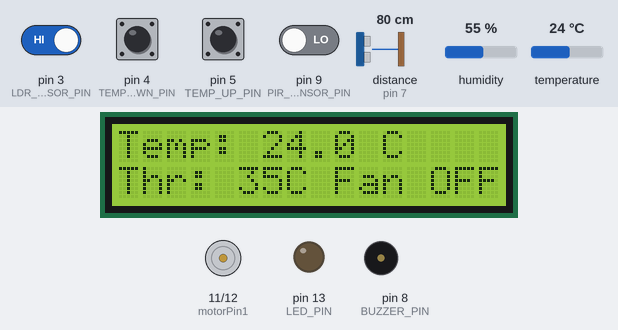
A sketch run on a simulated Arduino Uno, built with avr-gcc and run on an emulated ATmega328P. Parts: 16×2 character LCD, motor-driver pin pairs drawn as motors (green arrow = first pin HIGH = forward, orange = second pin HIGH = backward, longer = more drive, scaled by the enable pin), output pins drawn as LEDs (lit = HIGH), buzzer (waves = sounding, pin HIGH). Inputs (shaded band) come from the test bench; at power-on: pin 3 (LDR_SENSOR_PIN), pin 4 (TEMP_DOWN_PIN), pin 5 (TEMP_UP_PIN) HIGH, pin 9 (PIR_SENSOR_PIN) LOW, temperature 24 °C, distance to the obstacle (sensor on pin 7) 80 cm, humidity 55 %. The echo pulse lasts 58.3 µs per cm; pins used as bus, display or sensor lines are not drawn; what the sketch prints to the serial monitor is not drawn.

Above: at 1.2 s.
1.3 s: pin 9 (PIR_SENSOR_PIN) driven HIGH
At 3.1 s:
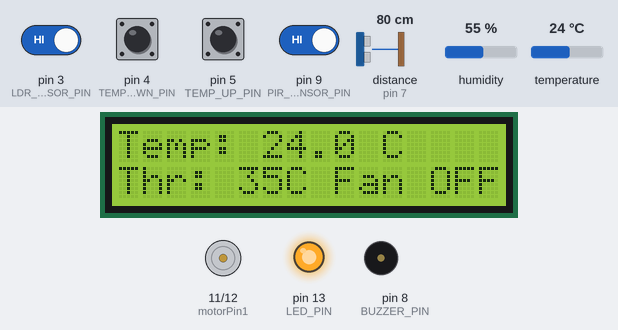
3.6 s: temperature set to 34.2 °C
At 5.1 s:
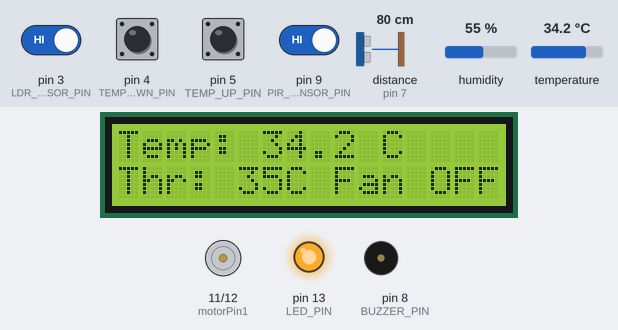
5.7 s: temperature set to 35.7 °C
At 7.1 s:
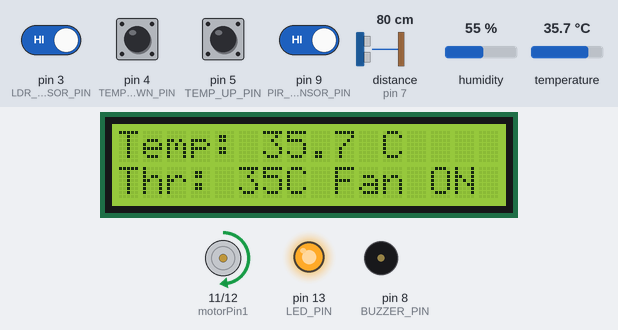
7.8 s: pin 5 (TEMP_UP_PIN) pulled LOW for 1.25 s
At 10.2 s:
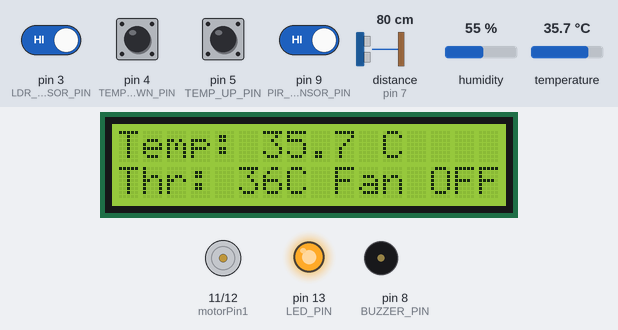
11.1 s: pin 3 (LDR_SENSOR_PIN) driven LOW
At 12.3 s:
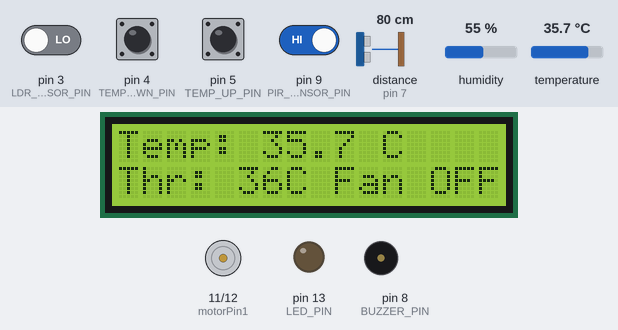
13.2 s: pin 4 (TEMP_DOWN_PIN) pulled LOW for 1.25 s
At 15.6 s:
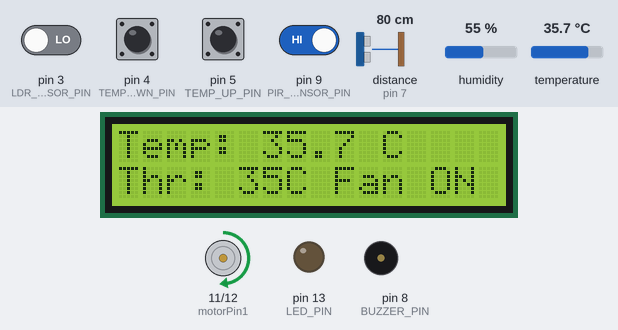
Timing chart, 0 to 17.1 s (numbered marks = the images above; inputs shaded):
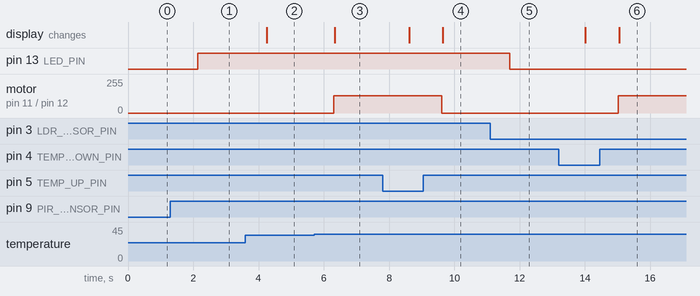

Measured:
- the behaviour switches between 35 and 35.1 °C on temperature (found by bisection; images 2 and 3)
- after the input at 1.3 s, pin 13 (LED_PIN): LOW → HIGH after 0.84 s
- after the input at 3.6 s, the display: changes after 0.65 s (image 2)
- after the input at 5.7 s, motor on pin 11 (motorPin1) / pin 12 (motorPin2): stopped → forward 128/255 after 0.60 s; the display: changes after 0.63 s (image 3)
- after the input at 7.8 s, motor on pin 11 (motorPin1) / pin 12 (motorPin2): forward 128/255 → stopped after 1.8 s; the display: first changes after 0.81 s (image 4 shows a later state)
- after the input at 11.1 s, pin 13 (LED_PIN): HIGH → LOW after 0.60 s
- after the input at 13.2 s, motor on pin 11 (motorPin1) / pin 12 (motorPin2): stopped → forward 128/255 after 1.8 s; the display: first changes after 0.81 s (image 6 shows a later state)

The sketch:

360_Project.ino
```cpp
#include <DHT.h>
#include <LiquidCrystal_I2C.h>

// Initializing the DHT sensor
#define DHTPIN 2
#define DHTTYPE DHT22
DHT dht(DHTPIN, DHTTYPE);

// Initializing the LCD
LiquidCrystal_I2C lcd(0x27, 16, 2);

// Defining pin assignments
#define PIR_SENSOR_PIN 9
#define LDR_SENSOR_PIN 3
#define LED_PIN 13
#define TEMP_UP_PIN 5
#define TEMP_DOWN_PIN 4
#define TRIG_PIN 6
#define ECHO_PIN 7
#define BUZZER_PIN 8
#define SYSTEM_SWITCH_PIN 1

// Motor control pins
int enablePin = 10;
int motorPin1 = 11;
int motorPin2 = 12;

float currentTemp;
int tempThreshold = 35;
bool motionDetected = false;
bool lightDetected = false;
bool motorOn = false;
bool systemOn = true;

unsigned long motionStartTime = 0;
unsigned long motionEndTime = 0;
int count;

void setup() {
  // Beginning serial communication
  Serial.begin(9600);

  // Setting pin modes
  pinMode(PIR_SENSOR_PIN, INPUT);
  pinMode(LDR_SENSOR_PIN, INPUT);
  pinMode(LED_PIN, OUTPUT);
  pinMode(TEMP_UP_PIN, INPUT_PULLUP);
  pinMode(TEMP_DOWN_PIN, INPUT_PULLUP);
  pinMode(TRIG_PIN, OUTPUT);
  pinMode(ECHO_PIN, INPUT);
  pinMode(BUZZER_PIN, OUTPUT);
  pinMode(SYSTEM_SWITCH_PIN, INPUT_PULLUP);

  // Setting motor control pins as outputs
  pinMode(enablePin, OUTPUT);
  pinMode(motorPin1, OUTPUT);
  pinMode(motorPin2, OUTPUT);

  // Starting the DHT sensor
  dht.begin();

  // Initializing the LCD
  lcd.init();
  // lcd.backlight();
}

void loop() {
  if (digitalRead(SYSTEM_SWITCH_PIN) == LOW) {
    Serial.println("Here");
    if (!systemOn) {
      systemOn = true;
      Serial.println("System turned ON");
    }
    else {
      systemOn = false;
      Serial.println("System turned OFF");
    }
  }
  if (!systemOn) {
    digitalWrite(LED_PIN, LOW);
    digitalWrite(motorPin1, LOW);
    digitalWrite(motorPin2, LOW);
    digitalWrite(BUZZER_PIN, LOW);
    lcd.noBacklight();
    // return;
  }
  else {
  lcd.backlight();

  // Reading from DHT sensor
  currentTemp = dht.readTemperature();

  // Checking for motion
  motionDetected = digitalRead(PIR_SENSOR_PIN) == HIGH;

  // Checking brightness from the LDR sensor (active LOW)
  lightDetected = digitalRead(LDR_SENSOR_PIN) == LOW;

  // Controlling the LED
  if (motionDetected) {
    count = 1;
    motionStartTime = millis();
    activateSonar();
    Serial.println("Motion detected!");
    if (!lightDetected) {
      digitalWrite(LED_PIN, HIGH);
    }
    else {
      digitalWrite(LED_PIN, LOW);
    }
  }
  else {
    if (count==1) {
    motionEndTime = millis();
    unsigned long duration = motionEndTime - motionStartTime;
    Serial.print("Motion ended. Duration: ");
    Serial.print(duration);
    Serial.println(" ms");
    count--;
    }
    digitalWrite(LED_PIN, LOW);
    digitalWrite(BUZZER_PIN, LOW);
  }

  // Controlling the motor
  motorOn = motionDetected && currentTemp > tempThreshold;
  triggerMotor(motorOn);

  // Checking buttons for adjusting the temperature threshold
  if (digitalRead(TEMP_UP_PIN) == LOW) {
    tempThreshold += 1.0;
    delay(200);
  }
  if (digitalRead(TEMP_DOWN_PIN) == LOW) {
    tempThreshold -= 1.0;
    delay(200);
  }

  // Updating the LCD display
  updateLCD(currentTemp);

  // Adding a small delay to prevent excessive updates
  delay(1000);
  }
}

void updateLCD(float currentTemp) {
  lcd.clear();
  lcd.setCursor(0, 0);
  lcd.print("Temp: ");
  lcd.print(currentTemp, 1);
  lcd.print(" C");

  lcd.setCursor(0, 1);
  lcd.print("Thr: ");
  lcd.print(tempThreshold, 1);
  lcd.print("C ");
  lcd.print(motorOn ? "Fan ON" : "Fan OFF");
}

void activateSonar() {
  long duration, distance;
  digitalWrite(TRIG_PIN, LOW);
  delayMicroseconds(2);
  digitalWrite(TRIG_PIN, HIGH);
  delayMicroseconds(10);
  digitalWrite(TRIG_PIN, LOW);
  duration = pulseIn(ECHO_PIN, HIGH);
  distance = duration * 0.034 / 2;

  Serial.print("Distance: ");
  Serial.println(distance);

  // int kidPetMaxHeight = 2;
  // int personMinHeight = 5;

  // if (distance > 0 && distance <= kidPetMaxHeight) {
  if (distance > 0 && distance <=6 && distance >3) {
    Serial.println("BUZZER ON");
    digitalWrite(BUZZER_PIN, HIGH); // Turning on buzzer for kids or pets
  }
  // else if (distance > personMinHeight) {
  else {
    Serial.println("BUZZER OFF");
    digitalWrite(BUZZER_PIN, LOW); // Turning off buzzer for regular person
  }
}

void triggerMotor(bool motorOn) {
  if (motorOn) {
    // Spinning the motor forward
    digitalWrite(motorPin1, HIGH);
    digitalWrite(motorPin2, LOW);
    analogWrite(enablePin, 128);
    // digitalWrite(enablePin, HIGH);
  } else {
    // Turning the motor off
    digitalWrite(motorPin1, LOW);
    digitalWrite(motorPin2, LOW);
  }
}
```
